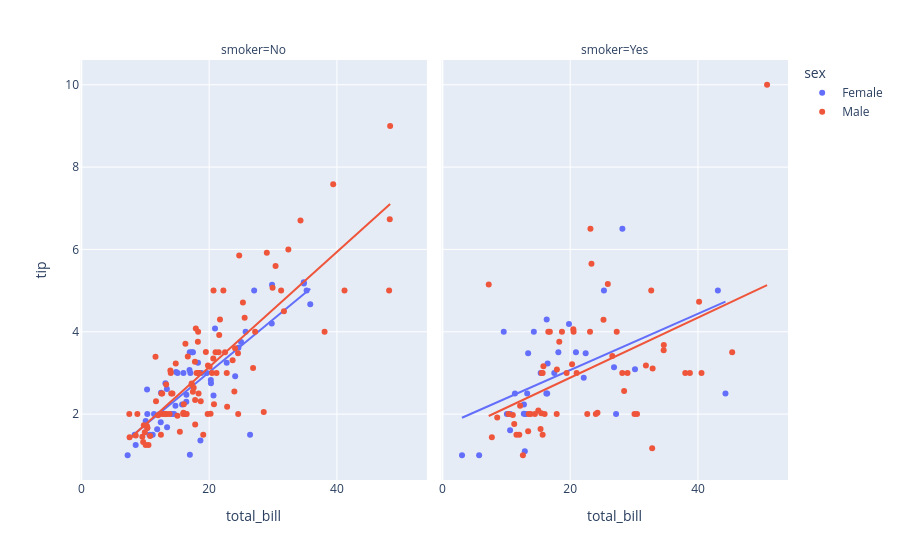

Here is the notebook cell this chart was saved with:
### Code cell
df = px.data.tips()
fig = px.scatter(df, x='total_bill', y ='tip', facet_col='smoker', color='sex', trendline='ols')
fig.show()
